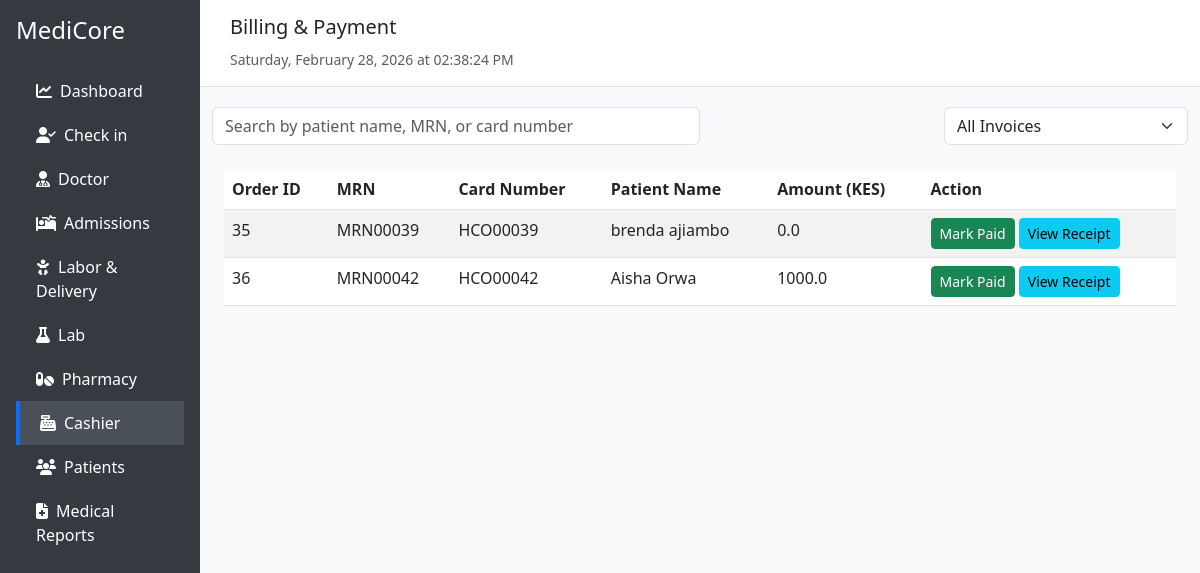
Page /cashier on the earlier database version.
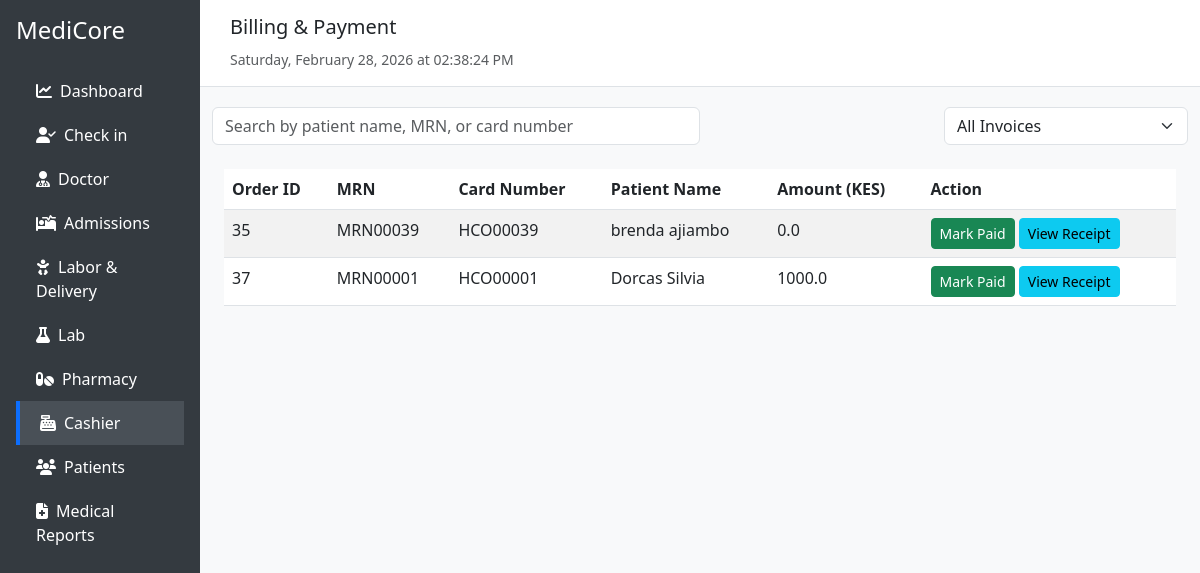
Same page on the later database version.
### tables this page shows
CREATE TABLE cashier_orders (
    id INTEGER PRIMARY KEY AUTOINCREMENT,
    patient_id INTEGER NOT NULL,
    amount REAL NOT NULL,
    created_at TIMESTAMP DEFAULT CURRENT_TIMESTAMP,
    status TEXT DEFAULT 'pending', paid_at TEXT, date_paid TEXT,
    FOREIGN KEY(patient_id) REFERENCES patients(id)
);

CREATE TABLE patients (
    id INTEGER PRIMARY KEY AUTOINCREMENT,
    name TEXT NOT NULL,
    age INTEGER NOT NULL,
    gender TEXT NOT NULL,
    contact TEXT NOT NULL,
    address TEXT NOT NULL,
    symptoms TEXT,
    diagnosis TEXT,
    lab_results TEXT,
    prescribed_medicine TEXT,
    bill_amount REAL
, is_active INTEGER DEFAULT 1, admission_status TEXT DEFAULT 'outpatient', labor_status TEXT DEFAULT 'none', first_name TEXT, last_name TEXT, created_at TEXT, status TEXT DEFAULT 'draft', updated_at TEXT, card_number TEXT, medical_record_number TEXT, prescriptions TEXT, tests_ordered TEXT, billing_amount REAL);

### app.py (the view)
@app.route("/cashier")
def cashier():
    db = get_db()
    orders = db.execute("""
        SELECT co.id, co.patient_id, co.amount, co.status,
               p.name AS patient_name,
               p.medical_record_number,
               p.card_number
        FROM cashier_orders co
        JOIN patients p ON co.patient_id = p.id
        WHERE co.status='pending'
    """).fetchall()
    return render_template(
        "cashier.html",
        orders=orders,
        current_date=datetime.now().strftime("%Y-%m-%d")
    )

### app.py (called while the page is built)
def get_db():
    conn = sqlite3.connect('hospital.db')
    conn.row_factory = sqlite3.Row
    return conn

### templates/cashier.html (shortened to what this page needs)
<!DOCTYPE html>
<html lang="en">
<head>
  <link href="https://cdn.jsdelivr.net/npm/bootstrap@5.3.0/dist/css/bootstrap.min.css" rel="stylesheet">
  <link href="https://cdnjs.cloudflare.com/ajax/libs/font-awesome/6.4.0/css/all.min.css" rel="stylesheet">
</head>
<body>
  <div class="d-flex">
    <div class="col-md-2 sidebar p-3">
      <h4 class="mb-4">MediCore</h4>
      <a href="{{ url_for('dashboard') }}"><i class="fas fa-chart-line me-2"></i>Dashboard</a>
      <a href="{{ url_for('checkin') }}"><i class="fas fa-user-check me-2"></i>Check in</a>
      <a href="{{ url_for('doctor') }}"><i class="fas fa-user-md me-2"></i>Doctor</a>
      <a href="{{ url_for('admission') }}"><i class="fas fa-procedures me-2"></i>Admissions</a>
      <a href="{{ url_for('labor_delivery') }}"><i class="fas fa-baby me-2"></i>Labor & Delivery</a>
      <a href="{{ url_for('lab') }}"><i class="fas fa-flask me-2"></i>Lab</a>
      <a href="{{ url_for('pharmacy') }}"><i class="fas fa-pills me-2"></i>Pharmacy</a>
      <a href="{{ url_for('cashier') }}" class="active"><i class="fas fa-cash-register me-2"></i>Cashier</a>
      <a href="{{ url_for('patients') }}"><i class="fas fa-users me-2"></i>Patients</a>
      <a href="{{ url_for('medical_reports') }}"><i class="fas fa-file-medical me-2"></i>Medical Reports</a>
    </div>
    <div class="col-md-10">
      <div class="topbar">
        <h5>Billing & Payment</h5>
        <small class="text-muted" id="current-time"></small>
      </div>
      <div class="container">
        <div class="search-section">
          <input type="text" id="searchInput" class="form-control w-50" placeholder="Search by patient name, MRN, or card number">
          <select class="form-select w-25">
            <option selected>All Invoices</option>
          </select>
        </div>
        <div class="container mt-4">
          {% if orders %}
            <table class="table table-striped" id="ordersTable">
              <thead>
                <tr>
                  <th>Order ID</th>
                  <th>MRN</th>
                  <th>Card Number</th>
                  <th>Patient Name</th>
                  <th>Amount (KES)</th>
                  <th>Action</th>
                </tr>
              </thead>
              <tbody>
                {% for order in orders %}
                <tr>
                  <td>{{ order.id }}</td>
                  <td>{{ order.medical_record_number }}</td>
                  <td>{{ order.card_number }}</td>
                  <td>{{ order.patient_name }}</td>
                  <td>{{ order.amount }}</td>
                  <td>
                    <form method="POST" action="{{ url_for('mark_paid', patient_id=order.patient_id) }}">
                      <button type="submit" class="btn btn-success btn-sm">Mark Paid</button>
                      <a href="{{ url_for('receipt', order_id=order.id) }}" class="btn btn-info btn-sm">View Receipt</a>
                    </form>
                  </td>
                </tr>
                {% endfor %}
              </tbody>
            </table>
          {% else %}
            <div class="no-invoice">
              <img src="https://cdn-icons-png.flaticon.com/512/3135/3135715.png" alt="No invoices" width="80">
              <p class="mt-3">No invoices found</p>
            </div>
          {% endif %}
        </div>
      </div>
    </div>
  </div>
</body>
</html>

Differences in the rows shown:
no longer on this page (row edited): cashier_orders: id "36", medical_record_number "MRN00042", card_number "HCO00042", patient_name "Aisha Orwa", amount "1000.0"
added cashier_orders: id "37", medical_record_number "MRN00001", card_number "HCO00001", patient_name "Dorcas Silvia", amount "1000.0"
